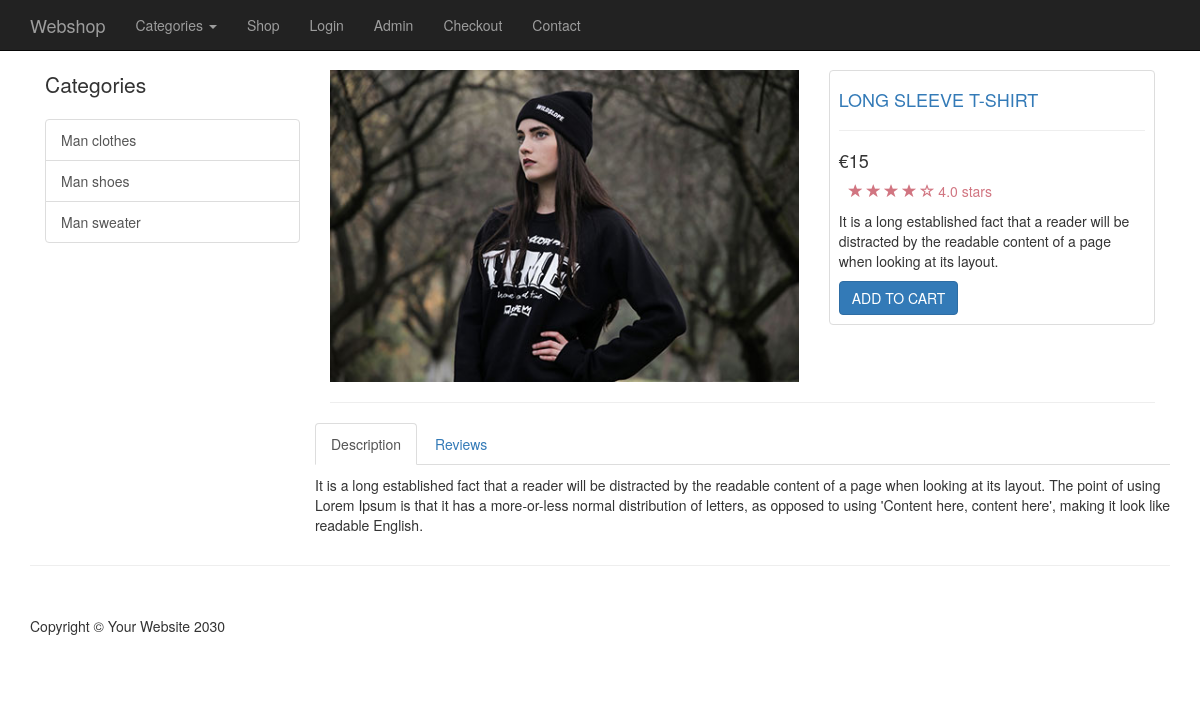
Page /shop/item.php?id=4 on the committed database.
### tables this page shows
CREATE TABLE `categories` (
  `cat_id` int(11) NOT NULL,
  `cat_title` varchar(255) NOT NULL
);

CREATE TABLE `products` (
  `product_id` int(11) NOT NULL,
  `product_title` varchar(255) NOT NULL,
  `product_cat_id` int(11) NOT NULL,
  `product_price` float NOT NULL,
  `product_quantity` int(11) NOT NULL,
  `product_desc` text NOT NULL,
  `product_short` text NOT NULL,
  `product_img` varchar(255) NOT NULL
);

### shop/item.php (the view, shortened to what this page needs)
<?php include(TEMPLATE_FRONT .  DS . "header.php")?>
<div class="container">
        <?php include(TEMPLATE_FRONT .  DS . "side_nav.php")?>
        <?php
        $query = query(" SELECT * FROM products WHERE product_id =" . escape_string($_GET['id']) . " ");
      while($row = fetch_array($query)):
          $p_id = $row['product_id'];
          $price = $row['product_price'];
          $title = $row['product_title'];
          $desc = $row['product_desc'];
          $short = $row['product_short'];
          $img = $row['product_img'];
        ?>
<div class="col-md-9">
<div class="row">
    <div class="col-md-7">
       <img class="img-responsive" src="../resources/<?php echo display_image($img); ?>" alt="prod_pic">
    </div>
    <div class="col-md-5">
        <div class="thumbnail">
    <div class="caption-full">
        <h4><a href="#"><?php echo $title ?></a> </h4>
        <hr>
        <h4 class=""><?php echo "&#8364;". $price; ?></h4>
    <div class="ratings">
        <p>
            <span class="glyphicon glyphicon-star"></span>
            <span class="glyphicon glyphicon-star"></span>
            <span class="glyphicon glyphicon-star"></span>
            <span class="glyphicon glyphicon-star"></span>
            <span class="glyphicon glyphicon-star-empty"></span>
            4.0 stars
        </p>
    </div>
        <p><?php echo $short; ?></p>
        <a href="../resources/cart.php?add=<?php echo $p_id;?>" class="btn btn-primary">ADD TO CART</a>
    </div>
</div>
</div>
</div>
        <hr>
<div class="row">
<div role="tabpanel">
  <ul class="nav nav-tabs" role="tablist">
    <li role="presentation" class="active"><a href="#home" aria-controls="home" role="tab" data-toggle="tab">Description</a></li>
    <li role="presentation"><a href="#profile" aria-controls="profile" role="tab" data-toggle="tab">Reviews</a></li>
  </ul>
  <div class="tab-content">
    <div role="tabpanel" class="tab-pane active" id="home">
    <p><?php echo $desc; ?></p>
    </div>
 </div>
</div>
</div>
      <?php endwhile; ?>
</div>
</div>
   <?php include(TEMPLATE_FRONT .  DS . "footer.php")?>

### resources/functions.php (shortened to what this page needs)
<?php
$upload_directory = "uploads";
function query($sql) {
    global $connect;
    return mysqli_query($connect, $sql);
}
function escape_string($string){
global $connect;
return mysqli_real_escape_string($connect, $string);
}
function fetch_array($result){
    return mysqli_fetch_array($result);
}
function get_categories_side() {
    $query = query("SELECT * FROM categories");
    while($row = fetch_array($query)) {
        $cat_id = $row['cat_id'];
        $title = $row['cat_title'];
         $category_side = <<<DELIMITER
          <a href='category.php?id={$cat_id}' class='list-group-item'>{$title}</a>
         DELIMITER;
         echo $category_side;
     }
}
function display_image($picture) {
global $upload_directory;
return $upload_directory . DS . $picture;
}
?>

### shop/css/shop-homepage.css (style rules this page uses)
body { padding-top: 70px; }
.ratings { padding-right: 10px; padding-left: 10px; color: #d17581; }
.thumbnail { padding: 0px; }
.thumbnail .caption-full { padding: 9px; color: #333; }

### rows in the picture
categories: cat_title "Man clothes"
categories: cat_title "Man shoes"
categories: cat_title "Man sweater"
products: product_img (picture), product_title "LONG SLEEVE T-SHIRT", product_price "15", product_short "It is a long established fact that a reader will be distracted by the readable content of a page when looking at its layout.", product_desc "It is a long established fact that a reader will be distracted by the readable content of a page when looking at its layout. The point of using Lorem Ipsum is that it has a more-or-less normal distribution of letters, as opposed to using 'Content here, content here', making it look like readable English."
